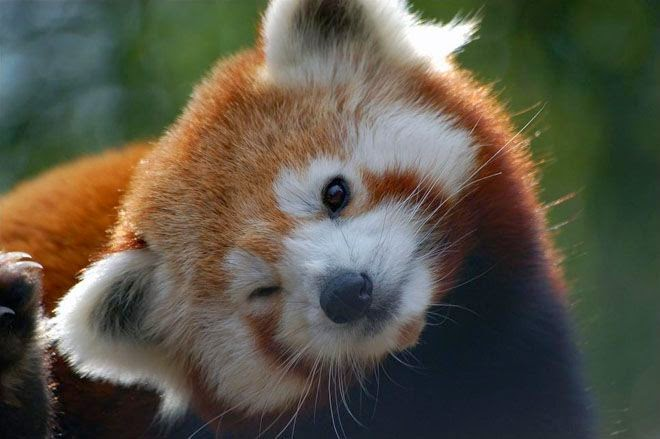
#> input picture Test_Image/cute-red-panda-01.jpg, 660 x 439 px
$ python smooth.py
#> lines starting #> are read from the running program, lines starting #| are printed output that depends on the picture
import numpy as np

__all__ = ['smooth']

class smooth():
    def __init__(self, kernel, padding = False, pad_option = 'edge'):
        assert kernel.shape[0]%2 == 1 and kernel.shape[1]%2 == 1, 'only support even size mask/kernel.'
        self.kernel = kernel
        self.padding = padding
        self.pad_option = pad_option

    def smoothing(self, img):
        if self.padding:
            img = self._padding(img, (self.kernel.shape[0]//2, self.kernel.shape[1]//2), self.pad_option)
        if len(img.shape) == 3:
            img = self._rgb_convolution(img)
        else:
            img = self._convolution(img)
        return img

    def _rgb_convolution(self, img):
        kernel_height = self.kernel.shape[0] // 2
        kernel_width = self.kernel.shape[1] // 2
        out_put_img = np.zeros((img.shape[0] - kernel_height, img.shape[1] - kernel_width, 3))

        for color in range(img.shape[2]):
            for row in range(out_put_img.shape[0]):
                for col in range(out_put_img.shape[1]):
                    out_put_img[row][col][color] = (img[row - kernel_width: row + kernel_width,
                                                    col - kernel_width: col + kernel_width][color] * self.kernel).sum()
        return out_put_img

    def _convolution(self, img):
        kernel_height = self.kernel.shape[0]//2
        kernel_width = self.kernel.shape[1]//2
        out_put_img = np.zeros((img.shape[0] - 2*kernel_height, img.shape[1] - 2*kernel_width))
        for row in range(out_put_img.shape[0]):
            for col in range(out_put_img.shape[1]):
                out_put_img[row][col] = (img[row: row + 2*kernel_width+1,
                                         col: col +2*kernel_width+1] * self.kernel).sum()
        return out_put_img

    def _mean_filter(self):
        pass

    def _padding(self, img, mask_size, option):
        methods = ['edge',
                   'mean',
                   'wrap',
                   'constant',
                   'median',
                   'minimum',
                   'reflect',
                   'symmetric']
        assert option in methods, 'Padding option not support'
        return np.pad(img, mask_size, option)


if __name__ == "__main__":
    import cv2
    TestImg = cv2.imread('../Test_Image/cute-red-panda-01.jpg',0)
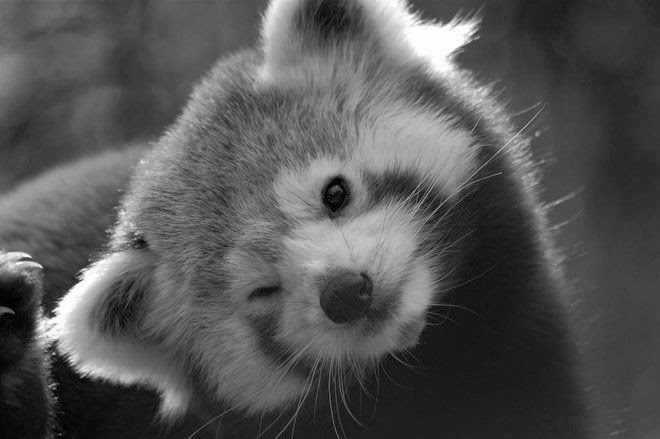
#> TestImg: shape (439, 660); min 0, max 255, mean 85.1
    b = np.array([[1, 2, 3, 4, 5], [6, 7, 8, 9, 10],[1, 2, 3, 4, 5], [6, 7, 8, 9, 10],[1, 2, 3, 4, 5]])
    a = np.array([[1, 1, 1], [2, 2, 2], [-1, -1, -1]])
    test = np.array([[3,0,1,5,0],[4,3,0,3,0],[2,4,1,0,6],[3,0,1,5,0]])
    Imgfilter = smooth(a, padding=True, pad_option='constant')
    print(Imgfilter.smoothing(test))
    TestImg = Imgfilter.smoothing(TestImg)
#> after the loop in _convolution (call 2), `for row in range(out_put_img.shape[0]):`:
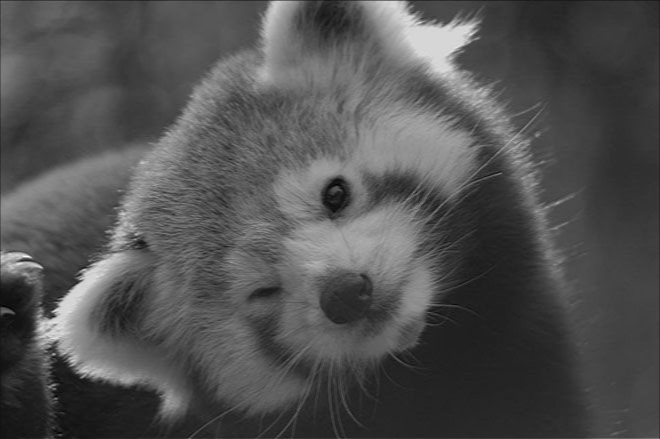
#> out_put_img: shape (439, 660) float64; min -112, max 1824, mean 510.4; drawn with min black and max white
    cv2.imwrite('../Test_Output/cute-red-panda-01.jpg', TestImg)
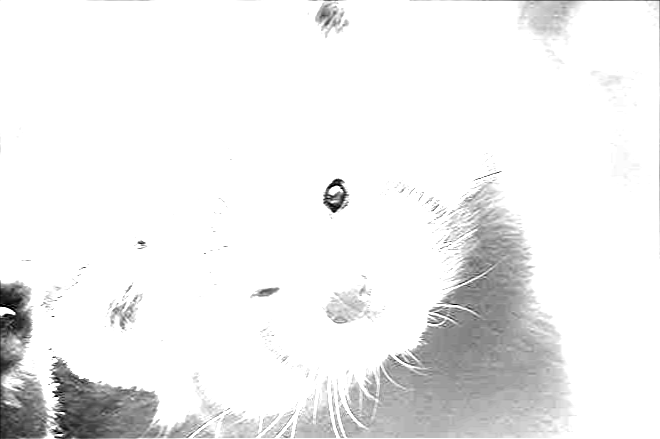
#> saved as cute-red-panda-01.jpg: shape (439, 660); min 0, max 255, mean 238.7
